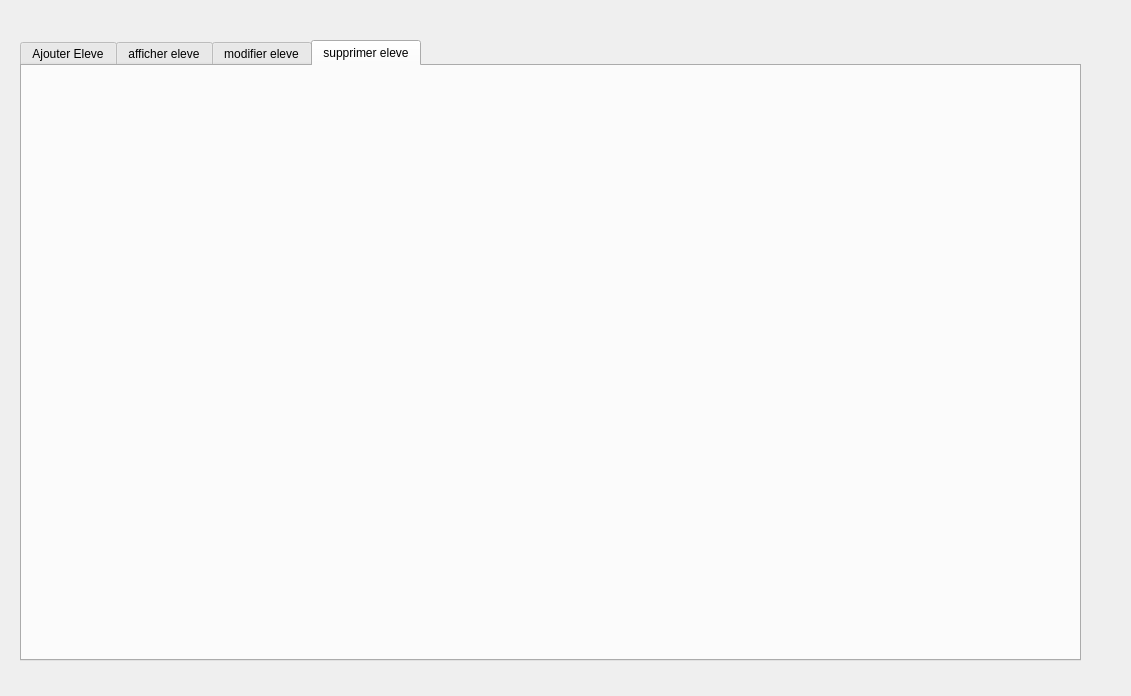
<?xml version="1.0" encoding="UTF-8"?>
<ui version="4.0">
 <class>DialogEleve</class>
 <widget class="QDialog" name="DialogEleve">
  <property name="geometry">
   <rect>
    <x>0</x>
    <y>0</y>
    <width>1131</width>
    <height>696</height>
   </rect>
  </property>
  <property name="windowTitle">
   <string>Dialog</string>
  </property>
  <widget class="QTabWidget" name="id">
   <property name="geometry">
    <rect>
     <x>20</x>
     <y>40</y>
     <width>1061</width>
     <height>621</height>
    </rect>
   </property>
   <property name="currentIndex">
    <number>3</number>
   </property>
   <widget class="QWidget" name="tab">
    <attribute name="title">
     <string>Ajouter Eleve</string>
    </attribute>
    <widget class="QLabel" name="label">
     <property name="geometry">
      <rect>
       <x>120</x>
       <y>110</y>
       <width>56</width>
       <height>16</height>
      </rect>
     </property>
     <property name="text">
      <string>id</string>
     </property>
    </widget>
    <widget class="QLabel" name="label_2">
     <property name="geometry">
      <rect>
       <x>120</x>
       <y>160</y>
       <width>56</width>
       <height>16</height>
      </rect>
     </property>
     <property name="text">
      <string>Nom</string>
     </property>
    </widget>
    <widget class="QLabel" name="label_3">
     <property name="geometry">
      <rect>
       <x>120</x>
       <y>210</y>
       <width>56</width>
       <height>16</height>
      </rect>
     </property>
     <property name="text">
      <string>Prenom</string>
     </property>
    </widget>
    <widget class="QLabel" name="label_4">
     <property name="geometry">
      <rect>
       <x>120</x>
       <y>260</y>
       <width>56</width>
       <height>16</height>
      </rect>
     </property>
     <property name="text">
      <string>Age</string>
     </property>
    </widget>
    <widget class="QLabel" name="label_5">
     <property name="geometry">
      <rect>
       <x>120</x>
       <y>310</y>
       <width>56</width>
       <height>16</height>
      </rect>
     </property>
     <property name="text">
      <string>Adresse</string>
     </property>
    </widget>
    <widget class="QLabel" name="label_6">
     <property name="geometry">
      <rect>
       <x>120</x>
       <y>410</y>
       <width>56</width>
       <height>16</height>
      </rect>
     </property>
     <property name="text">
      <string>Classe</string>
     </property>
    </widget>
    <widget class="QLabel" name="label_7">
     <property name="geometry">
      <rect>
       <x>120</x>
       <y>360</y>
       <width>56</width>
       <height>16</height>
      </rect>
     </property>
     <property name="text">
      <string>sexe</string>
     </property>
    </widget>
    <widget class="QLineEdit" name="id_2">
     <property name="geometry">
      <rect>
       <x>280</x>
       <y>100</y>
       <width>161</width>
       <height>31</height>
      </rect>
     </property>
    </widget>
    <widget class="QLineEdit" name="nomE">
     <property name="geometry">
      <rect>
       <x>280</x>
       <y>150</y>
       <width>161</width>
       <height>31</height>
      </rect>
     </property>
    </widget>
    <widget class="QLineEdit" name="prenomE">
     <property name="geometry">
      <rect>
       <x>280</x>
       <y>200</y>
       <width>161</width>
       <height>31</height>
      </rect>
     </property>
    </widget>
    <widget class="QLineEdit" name="Age">
     <property name="geometry">
      <rect>
       <x>280</x>
       <y>250</y>
       <width>161</width>
       <height>31</height>
      </rect>
     </property>
    </widget>
    <widget class="QLineEdit" name="Adresse">
     <property name="geometry">
      <rect>
       <x>280</x>
       <y>300</y>
       <width>161</width>
       <height>31</height>
      </rect>
     </property>
    </widget>
    <widget class="QLineEdit" name="classe">
     <property name="geometry">
      <rect>
       <x>280</x>
       <y>400</y>
       <width>161</width>
       <height>31</height>
      </rect>
     </property>
    </widget>
    <widget class="QComboBox" name="comboBox">
     <property name="geometry">
      <rect>
       <x>280</x>
       <y>350</y>
       <width>161</width>
       <height>31</height>
      </rect>
     </property>
    </widget>
    <widget class="QPushButton" name="ajouterE">
     <property name="geometry">
      <rect>
       <x>590</x>
       <y>150</y>
       <width>181</width>
       <height>61</height>
      </rect>
     </property>
     <property name="text">
      <string>Ajouter</string>
     </property>
    </widget>
   </widget>
   <widget class="QWidget" name="tab_2">
    <attribute name="title">
     <string>afficher eleve</string>
    </attribute>
   </widget>
   <widget class="QWidget" name="tab_3">
    <attribute name="title">
     <string>modifier eleve</string>
    </attribute>
   </widget>
   <widget class="QWidget" name="tab_4">
    <attribute name="title">
     <string>supprimer eleve</string>
    </attribute>
   </widget>
  </widget>
 </widget>
 <resources/>
 <connections/>
</ui>
